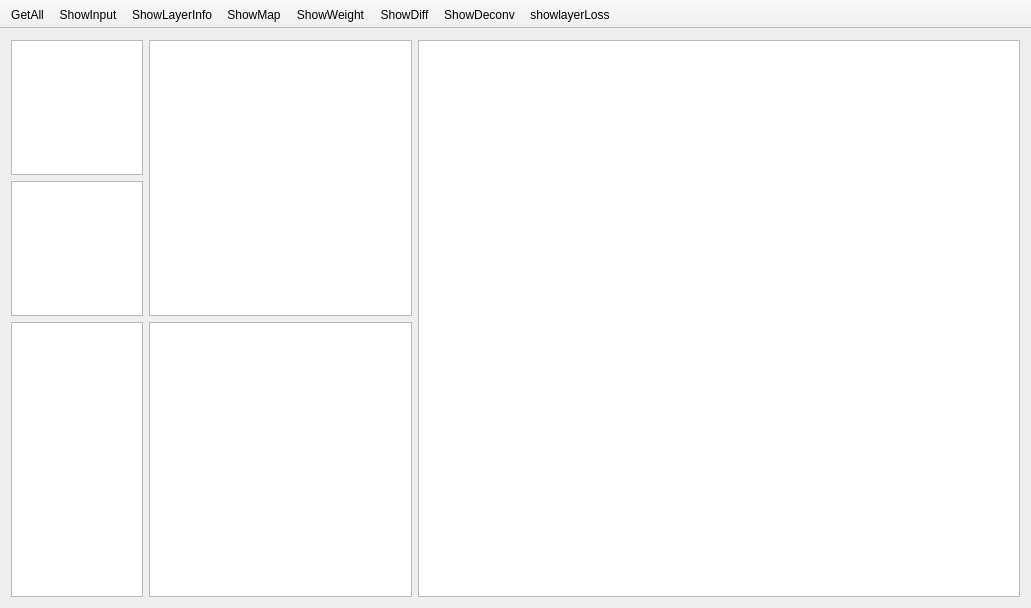
<?xml version="1.0" encoding="UTF-8"?>
<ui version="4.0">
 <class>MainWindow</class>
 <widget class="QMainWindow" name="MainWindow">
  <property name="geometry">
   <rect>
    <x>0</x>
    <y>0</y>
    <width>1031</width>
    <height>608</height>
   </rect>
  </property>
  <property name="minimumSize">
   <size>
    <width>1031</width>
    <height>608</height>
   </size>
  </property>
  <property name="windowTitle">
   <string>Vision</string>
  </property>
  <widget class="QWidget" name="centralWidget">
   <layout class="QHBoxLayout" name="horizontalLayout_2" stretch="2,3">
    <item>
     <layout class="QHBoxLayout" name="horizontalLayout" stretch="1,2">
      <item>
       <layout class="QVBoxLayout" name="verticalLayout_2" stretch="1,1">
        <item>
         <layout class="QVBoxLayout" name="verticalLayout">
          <item>
           <widget class="QGraphicsView" name="gv_input"/>
          </item>
          <item>
           <widget class="QGraphicsView" name="gv_map"/>
          </item>
         </layout>
        </item>
        <item>
         <widget class="QListView" name="lv_layers"/>
        </item>
       </layout>
      </item>
      <item>
       <layout class="QVBoxLayout" name="verticalLayout_3">
        <item>
         <widget class="QGraphicsView" name="gv_deconv"/>
        </item>
        <item>
         <widget class="QTableWidget" name="tw_weight"/>
        </item>
       </layout>
      </item>
     </layout>
    </item>
    <item>
     <widget class="QTableWidget" name="tw_map"/>
    </item>
   </layout>
  </widget>
  <widget class="QMenuBar" name="menuBar">
   <property name="geometry">
    <rect>
     <x>0</x>
     <y>0</y>
     <width>1031</width>
     <height>22</height>
    </rect>
   </property>
  </widget>
  <widget class="QToolBar" name="toolBar">
   <property name="windowTitle">
    <string>toolBar</string>
   </property>
   <property name="movable">
    <bool>false</bool>
   </property>
   <attribute name="toolBarArea">
    <enum>TopToolBarArea</enum>
   </attribute>
   <attribute name="toolBarBreak">
    <bool>false</bool>
   </attribute>
   <addaction name="actionAll"/>
   <addaction name="actionShowInput"/>
   <addaction name="actionShowLayerInfo"/>
   <addaction name="actionShowMap"/>
   <addaction name="actionShowWeight"/>
   <addaction name="actionShowDiff"/>
   <addaction name="actionShowDeconv"/>
   <addaction name="actionshowlayerLoss"/>
  </widget>
  <action name="actionAll">
   <property name="text">
    <string>GetAll</string>
   </property>
   <property name="toolTip">
    <string>GetAllInformation</string>
   </property>
  </action>
  <action name="actionShowDiff">
   <property name="text">
    <string>ShowDiff</string>
   </property>
  </action>
  <action name="actionShowWeight">
   <property name="text">
    <string>ShowWeight</string>
   </property>
  </action>
  <action name="actionShowMap">
   <property name="text">
    <string>ShowMap</string>
   </property>
  </action>
  <action name="actionShowLayerInfo">
   <property name="text">
    <string>ShowLayerInfo</string>
   </property>
  </action>
  <action name="actionShowDeconv">
   <property name="text">
    <string>ShowDeconv</string>
   </property>
  </action>
  <action name="actionShowInput">
   <property name="text">
    <string>ShowInput</string>
   </property>
  </action>
  <action name="actionshowlayerLoss">
   <property name="text">
    <string>showlayerLoss</string>
   </property>
  </action>
 </widget>
 <layoutdefault spacing="6" margin="11"/>
 <resources/>
 <connections/>
</ui>
